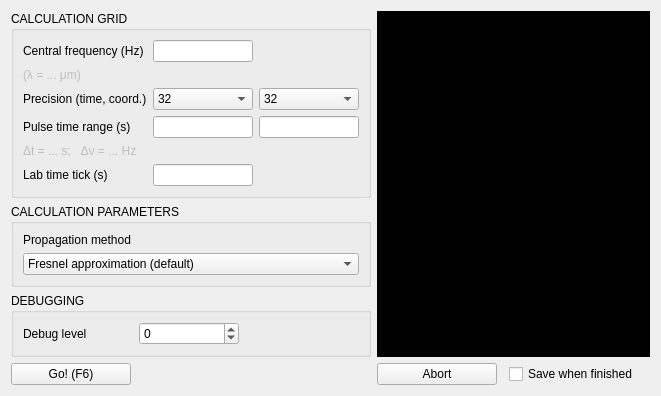
      <widget class="QWidget" name="tab_process">
       <attribute name="title">
        <string>&amp;Process</string>
       </attribute>
       <layout class="QGridLayout" name="gridLayout_7">
        <item row="3" column="0">
         <spacer name="verticalSpacer_4">
          <property name="orientation">
           <enum>Qt::Vertical</enum>
          </property>
          <property name="sizeHint" stdset="0">
           <size>
            <width>20</width>
            <height>0</height>
           </size>
          </property>
         </spacer>
        </item>
        <item row="4" column="2">
         <spacer name="horizontalSpacer">
          <property name="orientation">
           <enum>Qt::Horizontal</enum>
          </property>
          <property name="sizeHint" stdset="0">
           <size>
            <width>0</width>
            <height>0</height>
           </size>
          </property>
         </spacer>
        </item>
        <item row="4" column="1">
         <widget class="QPushButton" name="pushButton_abort">
          <property name="minimumSize">
           <size>
            <width>120</width>
            <height>0</height>
           </size>
          </property>
          <property name="maximumSize">
           <size>
            <width>120</width>
            <height>16777215</height>
           </size>
          </property>
          <property name="text">
           <string>Abort</string>
          </property>
         </widget>
        </item>
        <item row="0" column="1" rowspan="4" colspan="5">
         <widget class="QTextBrowser" name="textBrowser_terminal">
          <property name="sizePolicy">
           <sizepolicy hsizetype="Expanding" vsizetype="Expanding">
            <horstretch>0</horstretch>
            <verstretch>0</verstretch>
           </sizepolicy>
          </property>
          <property name="sizeIncrement">
           <size>
            <width>0</width>
            <height>7</height>
           </size>
          </property>
          <property name="palette">
           <palette>
            <active>
             <colorrole role="WindowText">
              <brush brushstyle="SolidPattern">
               <color alpha="255">
                <red>255</red>
                <green>255</green>
                <blue>255</blue>
               </color>
              </brush>
             </colorrole>
             <colorrole role="Button">
              <brush brushstyle="SolidPattern">
               <color alpha="255">
                <red>0</red>
                <green>0</green>
                <blue>0</blue>
               </color>
              </brush>
             </colorrole>
             <colorrole role="Light">
              <brush brushstyle="SolidPattern">
               <color alpha="255">
                <red>0</red>
                <green>0</green>
                <blue>0</blue>
               </color>
              </brush>
             </colorrole>
             <colorrole role="Midlight">
              <brush brushstyle="SolidPattern">
               <color alpha="255">
                <red>0</red>
                <green>0</green>
                <blue>0</blue>
               </color>
              </brush>
             </colorrole>
             <colorrole role="Dark">
              <brush brushstyle="SolidPattern">
               <color alpha="255">
                <red>0</red>
                <green>0</green>
                <blue>0</blue>
               </color>
              </brush>
             </colorrole>
             <colorrole role="Mid">
              <brush brushstyle="SolidPattern">
               <color alpha="255">
                <red>0</red>
                <green>0</green>
                <blue>0</blue>
               </color>
              </brush>
             </colorrole>
             <colorrole role="Text">
              <brush brushstyle="SolidPattern">
               <color alpha="255">
                <red>255</red>
                <green>255</green>
                <blue>255</blue>
               </color>
              </brush>
             </colorrole>
             <colorrole role="BrightText">
              <brush brushstyle="SolidPattern">
               <color alpha="255">
                <red>255</red>
                <green>255</green>
                <blue>255</blue>
               </color>
              </brush>
             </colorrole>
             <colorrole role="ButtonText">
              <brush brushstyle="SolidPattern">
               <color alpha="255">
                <red>255</red>
                <green>255</green>
                <blue>255</blue>
               </color>
              </brush>
             </colorrole>
             <colorrole role="Base">
              <brush brushstyle="SolidPattern">
               <color alpha="255">
                <red>0</red>
                <green>0</green>
                <blue>0</blue>
               </color>
              </brush>
             </colorrole>
             <colorrole role="Window">
              <brush brushstyle="SolidPattern">
               <color alpha="255">
                <red>0</red>
                <green>0</green>
                <blue>0</blue>
               </color>
              </brush>
             </colorrole>
             <colorrole role="Shadow">
              <brush brushstyle="SolidPattern">
               <color alpha="255">
                <red>0</red>
                <green>0</green>
                <blue>0</blue>
               </color>
              </brush>
             </colorrole>
             <colorrole role="AlternateBase">
              <brush brushstyle="SolidPattern">
               <color alpha="255">
                <red>0</red>
                <green>0</green>
                <blue>0</blue>
               </color>
              </brush>
             </colorrole>
             <colorrole role="ToolTipBase">
              <brush brushstyle="SolidPattern">
               <color alpha="255">
                <red>255</red>
                <green>255</green>
                <blue>220</blue>
               </color>
              </brush>
             </colorrole>
             <colorrole role="ToolTipText">
              <brush brushstyle="SolidPattern">
               <color alpha="255">
                <red>0</red>
                <green>0</green>
                <blue>0</blue>
               </color>
              </brush>
             </colorrole>
             <colorrole role="PlaceholderText">
              <brush brushstyle="SolidPattern">
               <color alpha="128">
                <red>255</red>
                <green>255</green>
                <blue>255</blue>
               </color>
              </brush>
             </colorrole>
            </active>
            <inactive>
             <colorrole role="WindowText">
              <brush brushstyle="SolidPattern">
               <color alpha="255">
                <red>255</red>
                <green>255</green>
                <blue>255</blue>
               </color>
              </brush>
             </colorrole>
             <colorrole role="Button">
              <brush brushstyle="SolidPattern">
               <color alpha="255">
                <red>0</red>
                <green>0</green>
                <blue>0</blue>
               </color>
              </brush>
             </colorrole>
             <colorrole role="Light">
              <brush brushstyle="SolidPattern">
               <color alpha="255">
                <red>0</red>
                <green>0</green>
                <blue>0</blue>
               </color>
              </brush>
             </colorrole>
             <colorrole role="Midlight">
              <brush brushstyle="SolidPattern">
               <color alpha="255">
                <red>0</red>
                <green>0</green>
                <blue>0</blue>
               </color>
              </brush>
             </colorrole>
             <colorrole role="Dark">
              <brush brushstyle="SolidPattern">
               <color alpha="255">
                <red>0</red>
                <green>0</green>
                <blue>0</blue>
               </color>
              </brush>
             </colorrole>
             <colorrole role="Mid">
              <brush brushstyle="SolidPattern">
               <color alpha="255">
                <red>0</red>
                <green>0</green>
                <blue>0</blue>
               </color>
              </brush>
             </colorrole>
             <colorrole role="Text">
              <brush brushstyle="SolidPattern">
               <color alpha="255">
                <red>255</red>
                <green>255</green>
                <blue>255</blue>
               </color>
              </brush>
             </colorrole>
             <colorrole role="BrightText">
              <brush brushstyle="SolidPattern">
               <color alpha="255">
                <red>255</red>
                <green>255</green>
                <blue>255</blue>
               </color>
              </brush>
             </colorrole>
             <colorrole role="ButtonText">
              <brush brushstyle="SolidPattern">
               <color alpha="255">
                <red>255</red>
                <green>255</green>
                <blue>255</blue>
               </color>
              </brush>
             </colorrole>
             <colorrole role="Base">
              <brush brushstyle="SolidPattern">
               <color alpha="255">
                <red>0</red>
                <green>0</green>
                <blue>0</blue>
               </color>
              </brush>
             </colorrole>
             <colorrole role="Window">
              <brush brushstyle="SolidPattern">
               <color alpha="255">
                <red>0</red>
                <green>0</green>
                <blue>0</blue>
               </color>
              </brush>
             </colorrole>
             <colorrole role="Shadow">
              <brush brushstyle="SolidPattern">
               <color alpha="255">
                <red>0</red>
                <green>0</green>
                <blue>0</blue>
               </color>
              </brush>
             </colorrole>
             <colorrole role="AlternateBase">
              <brush brushstyle="SolidPattern">
               <color alpha="255">
                <red>0</red>
                <green>0</green>
                <blue>0</blue>
               </color>
              </brush>
             </colorrole>
             <colorrole role="ToolTipBase">
              <brush brushstyle="SolidPattern">
               <color alpha="255">
                <red>255</red>
                <green>255</green>
                <blue>220</blue>
               </color>
              </brush>
             </colorrole>
             <colorrole role="ToolTipText">
              <brush brushstyle="SolidPattern">
               <color alpha="255">
                <red>0</red>
                <green>0</green>
                <blue>0</blue>
               </color>
              </brush>
             </colorrole>
             <colorrole role="PlaceholderText">
              <brush brushstyle="SolidPattern">
               <color alpha="128">
                <red>255</red>
                <green>255</green>
                <blue>255</blue>
               </color>
              </brush>
             </colorrole>
            </inactive>
            <disabled>
             <colorrole role="WindowText">
              <brush brushstyle="SolidPattern">
               <color alpha="255">
                <red>0</red>
                <green>0</green>
                <blue>0</blue>
               </color>
              </brush>
             </colorrole>
             <colorrole role="Button">
              <brush brushstyle="SolidPattern">
               <color alpha="255">
                <red>0</red>
                <green>0</green>
                <blue>0</blue>
               </color>
              </brush>
             </colorrole>
             <colorrole role="Light">
              <brush brushstyle="SolidPattern">
               <color alpha="255">
                <red>0</red>
                <green>0</green>
                <blue>0</blue>
               </color>
              </brush>
             </colorrole>
             <colorrole role="Midlight">
              <brush brushstyle="SolidPattern">
               <color alpha="255">
                <red>0</red>
                <green>0</green>
                <blue>0</blue>
               </color>
              </brush>
             </colorrole>
             <colorrole role="Dark">
              <brush brushstyle="SolidPattern">
               <color alpha="255">
                <red>0</red>
                <green>0</green>
                <blue>0</blue>
               </color>
              </brush>
             </colorrole>
             <colorrole role="Mid">
              <brush brushstyle="SolidPattern">
               <color alpha="255">
                <red>0</red>
                <green>0</green>
                <blue>0</blue>
               </color>
              </brush>
             </colorrole>
             <colorrole role="Text">
              <brush brushstyle="SolidPattern">
               <color alpha="255">
                <red>0</red>
                <green>0</green>
                <blue>0</blue>
               </color>
              </brush>
             </colorrole>
             <colorrole role="BrightText">
              <brush brushstyle="SolidPattern">
               <color alpha="255">
                <red>255</red>
                <green>255</green>
                <blue>255</blue>
               </color>
              </brush>
             </colorrole>
             <colorrole role="ButtonText">
              <brush brushstyle="SolidPattern">
               <color alpha="255">
                <red>0</red>
                <green>0</green>
                <blue>0</blue>
               </color>
              </brush>
             </colorrole>
             <colorrole role="Base">
              <brush brushstyle="SolidPattern">
               <color alpha="255">
                <red>0</red>
                <green>0</green>
                <blue>0</blue>
               </color>
              </brush>
             </colorrole>
             <colorrole role="Window">
              <brush brushstyle="SolidPattern">
               <color alpha="255">
                <red>0</red>
                <green>0</green>
                <blue>0</blue>
               </color>
              </brush>
             </colorrole>
             <colorrole role="Shadow">
              <brush brushstyle="SolidPattern">
               <color alpha="255">
                <red>0</red>
                <green>0</green>
                <blue>0</blue>
               </color>
              </brush>
             </colorrole>
             <colorrole role="AlternateBase">
              <brush brushstyle="SolidPattern">
               <color alpha="255">
                <red>0</red>
                <green>0</green>
                <blue>0</blue>
               </color>
              </brush>
             </colorrole>
             <colorrole role="ToolTipBase">
              <brush brushstyle="SolidPattern">
               <color alpha="255">
                <red>255</red>
                <green>255</green>
                <blue>220</blue>
               </color>
              </brush>
             </colorrole>
             <colorrole role="ToolTipText">
              <brush brushstyle="SolidPattern">
               <color alpha="255">
                <red>0</red>
                <green>0</green>
                <blue>0</blue>
               </color>
              </brush>
             </colorrole>
             <colorrole role="PlaceholderText">
              <brush brushstyle="SolidPattern">
               <color alpha="128">
                <red>255</red>
                <green>255</green>
                <blue>255</blue>
               </color>
              </brush>
             </colorrole>
            </disabled>
           </palette>
          </property>
          <property name="font">
           <font>
            <family>Courier New</family>
            <pointsize>10</pointsize>
            <weight>75</weight>
            <bold>true</bold>
           </font>
          </property>
          <property name="textInteractionFlags">
           <set>Qt::NoTextInteraction</set>
          </property>
         </widget>
        </item>
        <item row="4" column="3">
         <widget class="QCheckBox" name="checkBox_saveWhenFinished">
          <property name="text">
           <string>Save when finished</string>
          </property>
         </widget>
        </item>
        <item row="0" column="0">
         <widget class="QGroupBox" name="groupBox_grid">
          <property name="title">
           <string>CALCULATION GRID</string>
          </property>
          <layout class="QGridLayout" name="gridLayout_4">
           <item row="1" column="0" colspan="3">
            <widget class="QLabel" name="label_um">
             <property name="enabled">
              <bool>false</bool>
             </property>
             <property name="text">
              <string>(λ = ... μm)</string>
             </property>
            </widget>
           </item>
           <item row="2" column="2">
            <widget class="QComboBox" name="comboBox_precision_r">
             <property name="sizePolicy">
              <sizepolicy hsizetype="Fixed" vsizetype="Fixed">
               <horstretch>0</horstretch>
               <verstretch>0</verstretch>
              </sizepolicy>
             </property>
             <property name="minimumSize">
              <size>
               <width>100</width>
               <height>0</height>
              </size>
             </property>
             <property name="maximumSize">
              <size>
               <width>100</width>
               <height>16777215</height>
              </size>
             </property>
             <item>
              <property name="text">
               <string>32</string>
              </property>
             </item>
             <item>
              <property name="text">
               <string>64</string>
              </property>
             </item>
             <item>
              <property name="text">
               <string>128</string>
              </property>
             </item>
             <item>
              <property name="text">
               <string>256</string>
              </property>
             </item>
             <item>
              <property name="text">
               <string>512</string>
              </property>
             </item>
             <item>
              <property name="text">
               <string>1024</string>
              </property>
             </item>
             <item>
              <property name="text">
               <string>2048</string>
              </property>
             </item>
             <item>
              <property name="text">
               <string>4096</string>
              </property>
             </item>
             <item>
              <property name="text">
               <string>8192</string>
              </property>
             </item>
             <item>
              <property name="text">
               <string>16384</string>
              </property>
             </item>
            </widget>
           </item>
           <item row="2" column="0">
            <widget class="QLabel" name="label_accuracy">
             <property name="text">
              <string>Precision (time, coord.)</string>
             </property>
             <property name="wordWrap">
              <bool>false</bool>
             </property>
            </widget>
           </item>
           <item row="3" column="2">
            <widget class="QLineEdit" name="lineEdit_t_max">
             <property name="sizePolicy">
              <sizepolicy hsizetype="Fixed" vsizetype="Fixed">
               <horstretch>0</horstretch>
               <verstretch>0</verstretch>
              </sizepolicy>
             </property>
             <property name="minimumSize">
              <size>
               <width>100</width>
               <height>0</height>
              </size>
             </property>
             <property name="maximumSize">
              <size>
               <width>100</width>
               <height>16777215</height>
              </size>
             </property>
             <property name="alignment">
              <set>Qt::AlignRight|Qt::AlignTrailing|Qt::AlignVCenter</set>
             </property>
            </widget>
           </item>
           <item row="3" column="0">
            <widget class="QLabel" name="label_t_range">
             <property name="text">
              <string>Pulse time range (s)</string>
             </property>
             <property name="wordWrap">
              <bool>false</bool>
             </property>
            </widget>
           </item>
           <item row="0" column="0">
            <widget class="QLabel" name="label_v0">
             <property name="text">
              <string>Central frequency (Hz)</string>
             </property>
            </widget>
           </item>
           <item row="0" column="1">
            <widget class="QLineEdit" name="lineEdit_v0">
             <property name="sizePolicy">
              <sizepolicy hsizetype="Fixed" vsizetype="Fixed">
               <horstretch>0</horstretch>
               <verstretch>0</verstretch>
              </sizepolicy>
             </property>
             <property name="minimumSize">
              <size>
               <width>100</width>
               <height>0</height>
              </size>
             </property>
             <property name="maximumSize">
              <size>
               <width>100</width>
               <height>16777215</height>
              </size>
             </property>
            </widget>
           </item>
           <item row="3" column="1">
            <widget class="QLineEdit" name="lineEdit_t_min">
             <property name="sizePolicy">
              <sizepolicy hsizetype="Fixed" vsizetype="Fixed">
               <horstretch>0</horstretch>
               <verstretch>0</verstretch>
              </sizepolicy>
             </property>
             <property name="minimumSize">
              <size>
               <width>100</width>
               <height>0</height>
              </size>
             </property>
             <property name="maximumSize">
              <size>
               <width>100</width>
               <height>16777215</height>
              </size>
             </property>
            </widget>
           </item>
           <item row="6" column="0">
            <widget class="QLabel" name="label_time_tick">
             <property name="text">
              <string>Lab time tick (s)</string>
             </property>
            </widget>
           </item>
           <item row="2" column="1">
            <widget class="QComboBox" name="comboBox_precision_t">
             <property name="sizePolicy">
              <sizepolicy hsizetype="Fixed" vsizetype="Fixed">
               <horstretch>0</horstretch>
               <verstretch>0</verstretch>
              </sizepolicy>
             </property>
             <property name="minimumSize">
              <size>
               <width>100</width>
               <height>0</height>
              </size>
             </property>
             <property name="maximumSize">
              <size>
               <width>100</width>
               <height>16777215</height>
              </size>
             </property>
             <item>
              <property name="text">
               <string>32</string>
              </property>
             </item>
             <item>
              <property name="text">
               <string>64</string>
              </property>
             </item>
             <item>
              <property name="text">
               <string>128</string>
              </property>
             </item>
             <item>
              <property name="text">
               <string>256</string>
              </property>
             </item>
             <item>
              <property name="text">
               <string>512</string>
              </property>
             </item>
             <item>
              <property name="text">
               <string>1024</string>
              </property>
             </item>
             <item>
              <property name="text">
               <string>2048</string>
              </property>
             </item>
             <item>
              <property name="text">
               <string>4096</string>
              </property>
             </item>
             <item>
              <property name="text">
               <string>8192</string>
              </property>
             </item>
             <item>
              <property name="text">
               <string>16384</string>
              </property>
             </item>
             <item>
              <property name="text">
               <string>32768</string>
              </property>
             </item>
            </widget>
           </item>
           <item row="6" column="1">
            <widget class="QLineEdit" name="lineEdit_time_tick">
             <property name="sizePolicy">
              <sizepolicy hsizetype="Fixed" vsizetype="Fixed">
               <horstretch>0</horstretch>
               <verstretch>0</verstretch>
              </sizepolicy>
             </property>
             <property name="minimumSize">
              <size>
               <width>100</width>
               <height>0</height>
              </size>
             </property>
             <property name="maximumSize">
              <size>
               <width>100</width>
               <height>16777215</height>
              </size>
             </property>
            </widget>
           </item>
           <item row="5" column="0" colspan="3">
            <widget class="QLabel" name="label_deltas">
             <property name="enabled">
              <bool>false</bool>
             </property>
             <property name="text">
              <string>Δt = ... s;   Δν = ... Hz</string>
             </property>
            </widget>
           </item>
          </layout>
         </widget>
        </item>
        <item row="4" column="0">
         <widget class="QPushButton" name="pushButton_go">
          <property name="minimumSize">
           <size>
            <width>120</width>
            <height>0</height>
           </size>
          </property>
          <property name="maximumSize">
           <size>
            <width>120</width>
            <height>16777215</height>
           </size>
          </property>
          <property name="text">
           <string>Go! (F6)</string>
          </property>
         </widget>
        </item>
        <item row="2" column="0">
         <widget class="QGroupBox" name="groupBox_debugging">
          <property name="title">
           <string>DEBUGGING</string>
          </property>
          <layout class="QGridLayout" name="gridLayout_16">
           <item row="0" column="0">
            <widget class="QLabel" name="label_2">
             <property name="sizePolicy">
              <sizepolicy hsizetype="Minimum" vsizetype="Preferred">
               <horstretch>0</horstretch>
               <verstretch>0</verstretch>
              </sizepolicy>
             </property>
             <property name="text">
              <string>Debug level</string>
             </property>
            </widget>
           </item>
           <item row="0" column="1" colspan="2">
            <widget class="QSpinBox" name="spinBox_debug_level">
             <property name="sizePolicy">
              <sizepolicy hsizetype="Fixed" vsizetype="Fixed">
               <horstretch>0</horstretch>
               <verstretch>0</verstretch>
              </sizepolicy>
             </property>
             <property name="minimumSize">
              <size>
               <width>100</width>
               <height>0</height>
              </size>
             </property>
             <property name="minimum">
              <number>-1</number>
             </property>
             <property name="maximum">
              <number>3</number>
             </property>
            </widget>
           </item>
          </layout>
         </widget>
        </item>
        <item row="1" column="0">
         <widget class="QGroupBox" name="groupBox_calc">
          <property name="title">
           <string>CALCULATION PARAMETERS</string>
          </property>
          <layout class="QGridLayout" name="gridLayout_11">
           <item row="0" column="0">
            <widget class="QLabel" name="label_method">
             <property name="text">
              <string>Propagation method</string>
             </property>
            </widget>
           </item>
           <item row="1" column="0">
            <widget class="QComboBox" name="comboBox_method">
             <property name="currentIndex">
              <number>1</number>
             </property>
             <item>
              <property name="text">
               <string>None (no beam evolution)</string>
              </property>
             </item>
             <item>
              <property name="text">
               <string>Fresnel approximation (default)</string>
              </property>
             </item>
             <item>
              <property name="text">
               <string>Rayleigh-Sommerfeld (slow)</string>
              </property>
             </item>
            </widget>
           </item>
          </layout>
         </widget>
        </item>
       </layout>
      </widget>
